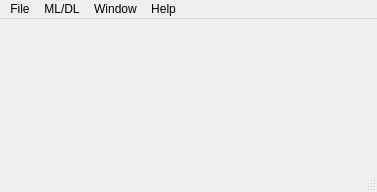
<?xml version="1.0" encoding="UTF-8"?>
<ui version="4.0">
 <class>MainWindow</class>
 <widget class="QMainWindow" name="MainWindow">
  <property name="geometry">
   <rect>
    <x>0</x>
    <y>0</y>
    <width>377</width>
    <height>192</height>
   </rect>
  </property>
  <property name="sizePolicy">
   <sizepolicy hsizetype="Maximum" vsizetype="Maximum">
    <horstretch>0</horstretch>
    <verstretch>0</verstretch>
   </sizepolicy>
  </property>
  <property name="acceptDrops">
   <bool>true</bool>
  </property>
  <property name="windowTitle">
   <string>MainWindow</string>
  </property>
  <property name="dockNestingEnabled">
   <bool>false</bool>
  </property>
  <widget class="QWidget" name="centralWidget">
   <property name="sizePolicy">
    <sizepolicy hsizetype="Minimum" vsizetype="Maximum">
     <horstretch>0</horstretch>
     <verstretch>0</verstretch>
    </sizepolicy>
   </property>
   <property name="contextMenuPolicy">
    <enum>Qt::DefaultContextMenu</enum>
   </property>
   <layout class="QVBoxLayout" name="verticalLayout"/>
  </widget>
  <widget class="QMenuBar" name="menuBar">
   <property name="geometry">
    <rect>
     <x>0</x>
     <y>0</y>
     <width>377</width>
     <height>28</height>
    </rect>
   </property>
   <widget class="QMenu" name="menuFile">
    <property name="title">
     <string>File</string>
    </property>
    <addaction name="actionNew"/>
    <addaction name="actionOpen"/>
    <addaction name="separator"/>
    <addaction name="actionCloseAll"/>
    <addaction name="separator"/>
    <addaction name="actionPrint"/>
    <addaction name="separator"/>
    <addaction name="actionQuit"/>
   </widget>
   <widget class="QMenu" name="menuMlDl">
    <property name="title">
     <string>ML/DL</string>
    </property>
    <widget class="QMenu" name="menu">
     <property name="title">
      <string>Annotation</string>
     </property>
     <addaction name="actionFileAnnotation"/>
     <addaction name="separator"/>
     <addaction name="actionRoiAnnotation"/>
    </widget>
    <widget class="QMenu" name="menuFeatureExtraction">
     <property name="title">
      <string>Feature Extraction</string>
     </property>
     <addaction name="actionPca"/>
     <addaction name="actionLda"/>
     <addaction name="actionSbs"/>
    </widget>
    <widget class="QMenu" name="menuMl">
     <property name="title">
      <string>ML</string>
     </property>
     <widget class="QMenu" name="menuClassification">
      <property name="title">
       <string>Classification</string>
      </property>
      <addaction name="actionSvm"/>
      <addaction name="actionLogisticRegression"/>
      <addaction name="actionKnn"/>
      <addaction name="separator"/>
      <addaction name="actionDecisionTree"/>
      <addaction name="actionRandomForest"/>
      <addaction name="separator"/>
      <addaction name="actionAdaBoost"/>
      <addaction name="actionGradientBoost"/>
     </widget>
     <addaction name="menuClassification"/>
    </widget>
    <widget class="QMenu" name="menuDl">
     <property name="title">
      <string>DL</string>
     </property>
     <addaction name="actionImageClassification"/>
     <addaction name="actionObjectDetection"/>
    </widget>
    <addaction name="menu"/>
    <addaction name="separator"/>
    <addaction name="actionDataset"/>
    <addaction name="separator"/>
    <addaction name="menuDl"/>
    <addaction name="menuMl"/>
    <addaction name="separator"/>
    <addaction name="menuFeatureExtraction"/>
   </widget>
   <widget class="QMenu" name="menuWindow">
    <property name="title">
     <string>Window</string>
    </property>
    <addaction name="actionDirectX12"/>
    <addaction name="actionOpenGL"/>
   </widget>
   <widget class="QMenu" name="menuHelp">
    <property name="title">
     <string>Help</string>
    </property>
   </widget>
   <addaction name="menuFile"/>
   <addaction name="menuMlDl"/>
   <addaction name="menuWindow"/>
   <addaction name="menuHelp"/>
  </widget>
  <widget class="QStatusBar" name="statusBar"/>
  <action name="actionNew">
   <property name="text">
    <string>New</string>
   </property>
   <property name="toolTip">
    <string>New</string>
   </property>
   <property name="shortcut">
    <string>Ctrl+N</string>
   </property>
  </action>
  <action name="actionOpen">
   <property name="text">
    <string>Open</string>
   </property>
   <property name="shortcut">
    <string>Ctrl+O</string>
   </property>
  </action>
  <action name="actionCloseAll">
   <property name="text">
    <string>Close All</string>
   </property>
   <property name="shortcut">
    <string>Ctrl+Shift+W</string>
   </property>
  </action>
  <action name="actionPrint">
   <property name="text">
    <string>Print</string>
   </property>
   <property name="shortcut">
    <string>Ctrl+P</string>
   </property>
  </action>
  <action name="actionQuit">
   <property name="text">
    <string>Quit</string>
   </property>
   <property name="shortcut">
    <string>Ctrl+Q</string>
   </property>
  </action>
  <action name="actionEdgeDetector">
   <property name="text">
    <string>Edge Detector</string>
   </property>
   <property name="toolTip">
    <string>Detect Edge</string>
   </property>
  </action>
  <action name="actionFft">
   <property name="text">
    <string>FFT</string>
   </property>
  </action>
  <action name="actionDataset">
   <property name="text">
    <string>Dataset</string>
   </property>
  </action>
  <action name="actionOpticalFlow">
   <property name="text">
    <string>Optical Flow</string>
   </property>
  </action>
  <action name="actionMeanshift">
   <property name="text">
    <string>Meanshift</string>
   </property>
  </action>
  <action name="actionCAMshift">
   <property name="text">
    <string>CAMshift</string>
   </property>
  </action>
  <action name="actionSurfacePlot">
   <property name="text">
    <string>Surface Plot</string>
   </property>
  </action>
  <action name="actionWavelet">
   <property name="text">
    <string>Wavelet</string>
   </property>
  </action>
  <action name="actionLabeling">
   <property name="text">
    <string>Labeling</string>
   </property>
  </action>
  <action name="actionBinarize">
   <property name="text">
    <string>Binarize</string>
   </property>
  </action>
  <action name="actionMorphology">
   <property name="text">
    <string>Morphology</string>
   </property>
  </action>
  <action name="actionLogisticRegression">
   <property name="text">
    <string>Logistic Regression</string>
   </property>
  </action>
  <action name="actionKnn">
   <property name="text">
    <string>kNN</string>
   </property>
  </action>
  <action name="actionGradientBoost">
   <property name="text">
    <string>Gradient Boost</string>
   </property>
  </action>
  <action name="actionDecisionTree">
   <property name="text">
    <string>Decision Tree</string>
   </property>
  </action>
  <action name="actionRandomForest">
   <property name="text">
    <string>Random Forest</string>
   </property>
  </action>
  <action name="actionAdaBoost">
   <property name="text">
    <string>AdaBoost</string>
   </property>
  </action>
  <action name="actionPca">
   <property name="text">
    <string>PCA</string>
   </property>
  </action>
  <action name="actionLda">
   <property name="text">
    <string>LDA</string>
   </property>
  </action>
  <action name="actionSbs">
   <property name="text">
    <string>SBS</string>
   </property>
  </action>
  <action name="actionLut">
   <property name="text">
    <string>Lut</string>
   </property>
   <property name="toolTip">
    <string>Lut</string>
   </property>
  </action>
  <action name="actionNoise">
   <property name="text">
    <string>Noise/Denoise</string>
   </property>
  </action>
  <action name="actionHistogram">
   <property name="text">
    <string>Histogram</string>
   </property>
  </action>
  <action name="actionUnsharpMasking">
   <property name="text">
    <string>Unsharp Masking</string>
   </property>
  </action>
  <action name="actionShowHistogram">
   <property name="text">
    <string>Show Histogram</string>
   </property>
   <property name="toolTip">
    <string>Show Histogram</string>
   </property>
  </action>
  <action name="actionSvm">
   <property name="text">
    <string>SVM</string>
   </property>
  </action>
  <action name="actionFileAnnotation">
   <property name="text">
    <string>Simple Annotation</string>
   </property>
  </action>
  <action name="actionRoiAnnotation">
   <property name="text">
    <string>ROI Annotation</string>
   </property>
  </action>
  <action name="actionImageClassification">
   <property name="text">
    <string>Image Classification</string>
   </property>
  </action>
  <action name="actionObjectDetection">
   <property name="text">
    <string>Object Detection</string>
   </property>
  </action>
  <action name="actionShading">
   <property name="text">
    <string>Shading</string>
   </property>
  </action>
  <action name="actionTemplateMatching">
   <property name="text">
    <string>Template Matching</string>
   </property>
  </action>
  <action name="actionHough">
   <property name="text">
    <string>Hough</string>
   </property>
  </action>
  <action name="actionFigureFitting">
   <property name="text">
    <string>Figure</string>
   </property>
  </action>
  <action name="actionKalmanFilter">
   <property name="text">
    <string>Kalman Filter</string>
   </property>
  </action>
  <action name="actionParticleFilter">
   <property name="text">
    <string>Particle Filter</string>
   </property>
  </action>
  <action name="actionDirectX12">
   <property name="text">
    <string>DirectX12</string>
   </property>
  </action>
  <action name="actionOpenGL">
   <property name="text">
    <string>OpenGL</string>
   </property>
  </action>
 </widget>
 <layoutdefault spacing="6" margin="11"/>
 <resources/>
 <connections/>
</ui>
